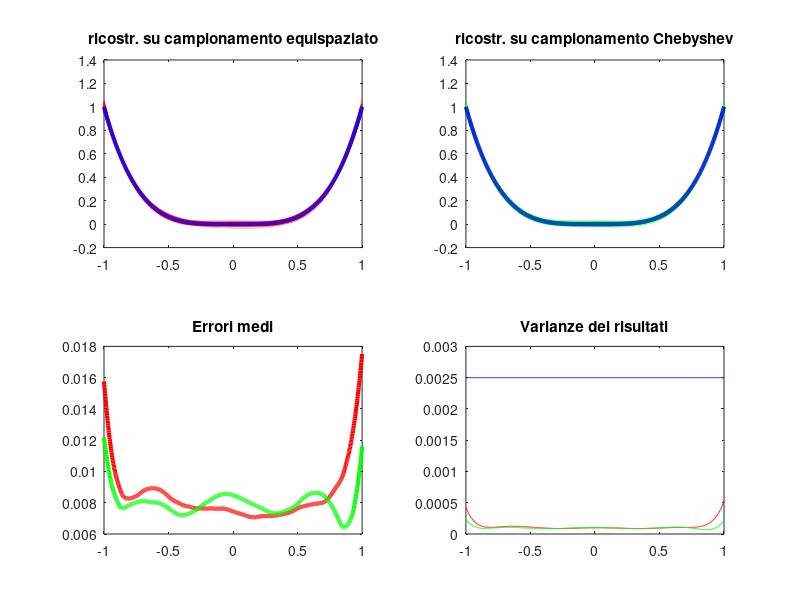

Write MATLAB code to recreate this figure.
clear all
close all

M=100;
m=1000;
n=4;N=100;
teta=0.05;
xeval=linspace(-1,1,m)';
f=@(x) x.^4;
%%

xinterp_equi=linspace(-1,1,N)';
xinterp_cheb=cos((2*(N-1:-1:0)+1)./(2*N+1)*pi)';

yinterp_equi_true=f(xinterp_equi);
yinterp_cheb_true=f(xinterp_cheb);

yinterp_equi=yinterp_equi_true+teta*randn(N,M);
yinterp_cheb=yinterp_cheb_true+teta*randn(N,M);

yeval_true=f(xeval);

for k=1:M
    c_equi=polyfit(xinterp_equi,yinterp_equi(:,k),n);
    c_cheb=polyfit(xinterp_cheb,yinterp_cheb(:,k),n);
    yeval_equi(:,k)=polyval(c_equi,xeval);
    yeval_cheb(:,k)=polyval(c_cheb,xeval);
end

err_equi=sum(abs(yeval_equi-yeval_true)./M,2);
err_cheb=sum(abs(yeval_cheb-yeval_true)./M,2);
figure(n);
subplot(2,2,1);plot(xeval,yeval_equi,':r');
hold on
plot(xeval,yeval_true,'b','LineWidth',3);
title('ricostr. su campionamento equispaziato')
hold off
subplot(2,2,2);plot(xeval,yeval_cheb,':g');
hold on
plot(xeval,yeval_true,'b','LineWidth',3);
title('ricostr. su campionamento Chebyshev')
hold off
subplot(2,2,3);
plot(xeval,err_equi,'r','LineWidth',3);
hold on;
plot(xeval,err_cheb,'g','LineWidth',3);
title('Errori medi')
hold off
subplot(2,2,4);
plot(xeval,var(yeval_equi'),'r');
hold on
plot(xeval,var(yeval_cheb'),'g');
plot(xeval,teta^2+0.*xeval,'b');
hold off
title('Varianze dei risultati');



